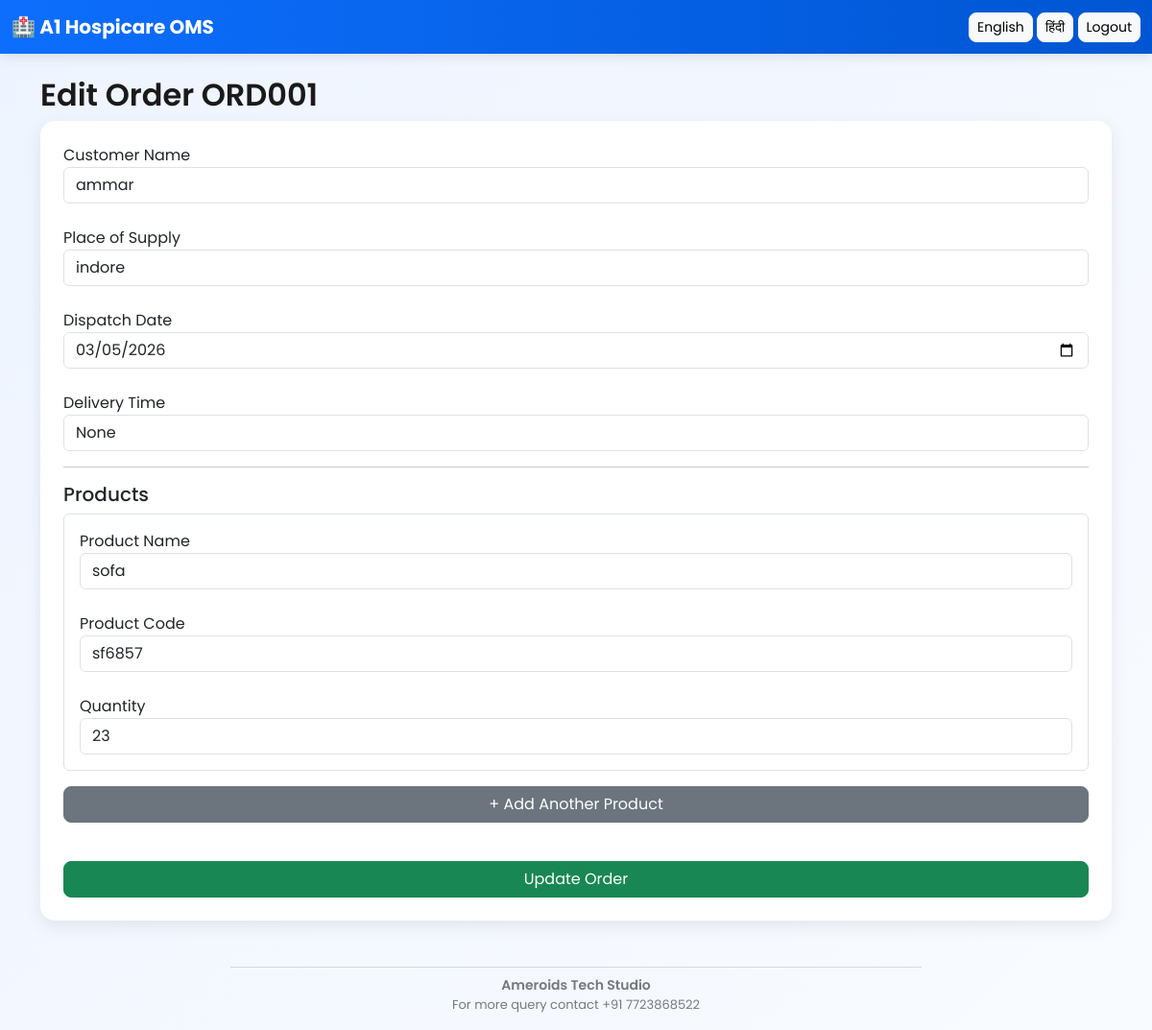
The app's page /edit_order/1 (signed in) with its own data.
### models_new.py (models this page shows)
class Order(db.Model):
    id = db.Column(db.Integer, primary_key=True)
    order_number = db.Column(db.String(50), unique=True)
    customer_name = db.Column(db.String(200))
    place_of_supply = db.Column(db.String(200))
    order_date = db.Column(db.Date)
    dispatch_date = db.Column(db.Date)
    delivery_time = db.Column(db.String(50))
    sales_person = db.Column(db.String(100))
    status = db.Column(db.String(50), default="Pending")
    updated_at = db.Column(db.DateTime)
    completed_by = db.Column(db.String(100))
    completed_time = db.Column(db.DateTime)

class OrderItem(db.Model):
    id = db.Column(db.Integer, primary_key=True)
    order_id = db.Column(db.Integer, db.ForeignKey('order.id'))
    product_name = db.Column(db.String(200))
    product_code = db.Column(db.String(100))
    quantity = db.Column(db.Integer)
    voice_note = db.Column(db.String(200))   # 🔥 MUST BE HERE

### app.py (the view, shortened to what this page needs)
@app.route("/edit_order/<int:order_id>", methods=["GET", "POST"])
@login_required
def edit_order(order_id):
    order = Order.query.get(order_id)
    items = OrderItem.query.filter_by(order_id=order_id).all()
    if current_user.role == "sales" and order.sales_person != current_user.username:
        return "❌ You can edit only your own orders"
    return render_template("edit_order.html", order=order, items=items)

### app.py (called while the page is built)
@app.context_processor
def inject_translations():
    lang = session.get("lang", "en")
    return dict(translations=translations, lang=lang)

@login_manager.user_loader
def load_user(user_id):
    return User.query.get(int(user_id))

### templates/edit_order.html (shortened to what this page needs)
{% extends "base.html" %}
{% block content %}
<h2>Edit Order {{ order.order_number }}</h2>
<form method="POST" class="card p-4">
<label>Customer Name</label>
<input class="form-control" name="customer_name" value="{{ order.customer_name }}">
<br>
<label>Place of Supply</label>
<input class="form-control" name="place_of_supply" value="{{ order.place_of_supply }}">
<br>
<label>Dispatch Date</label>
<input class="form-control" type="date"
name="dispatch_date"
value="{{ order.dispatch_date }}">
<br>
<label>Delivery Time</label>
<input class="form-control" name="delivery_time" value="{{ order.delivery_time }}">
<hr>
<h5>Products</h5>
<div id="product_container">
{% for item in items %}
<div class="product_row mb-3 border p-3 rounded">
<label>Product Name</label>
<input class="form-control" name="product_name[]" value="{{ item.product_name }}">
<br>
<label>Product Code</label>
<input class="form-control" name="product_code[]" value="{{ item.product_code }}">
<br>
<label>Quantity</label>
<input class="form-control" type="number" name="quantity[]" value="{{ item.quantity }}">
</div>
{% endfor %}
</div>
<button type="button" onclick="addProduct()" class="btn btn-secondary mb-3">
+ Add Another Product
</button>
<br>
<button class="btn btn-success">Update Order</button>
</form>
{% endblock %}

### templates/base.html (style rules this page uses)
body { font-family: 'Poppins', sans-serif; background: linear-gradient(135deg, #eef4ff, #f8fbff); }
.card { border-radius: 15px; border: none; box-shadow: 0 6px 18px rgba(0,0,0,0.08); transition: 0.3s ease; }
.btn { border-radius: 8px; transition: 0.2s ease; }
h2 { font-weight: 600; color: #1a1a1a; }

### records on screen
Order: order_number "ORD001", customer_name "ammar", place_of_supply "indore", dispatch_date "03/05/2026", delivery_time "None"
OrderItem: product_name "sofa", product_code "sf6857", quantity "23"
